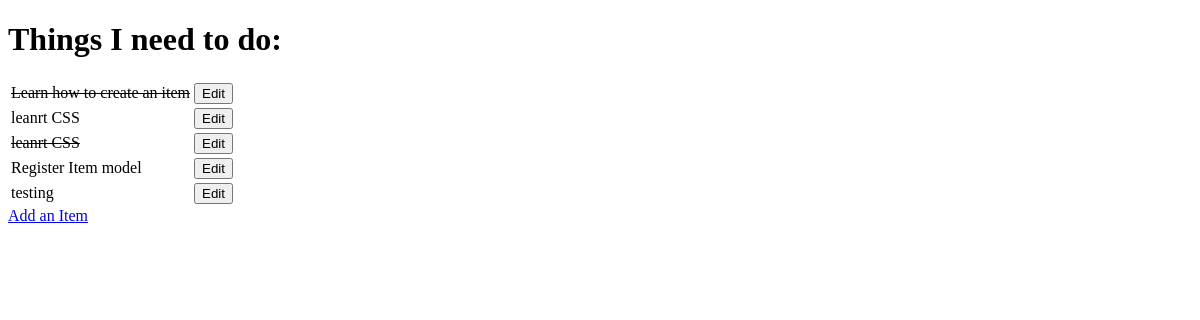
Before: / with the older database file.
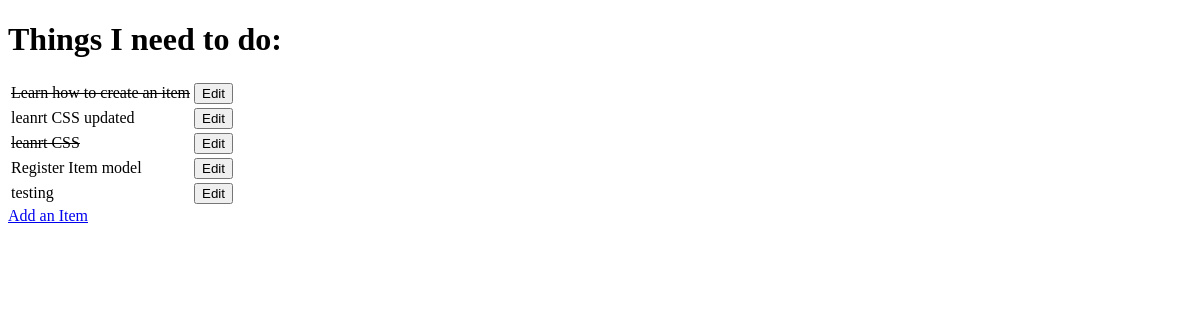
After: the same page with the newer database file.
### APP_NAME/models.py (models this page shows, shortened)
class Item(models.Model):
    name = models.CharField(max_length=50, null=False, blank=False)
    done = models.BooleanField(null=False, blank=False, default=False)

### APP_NAME/views.py (the view)
# urls.py: path('', get_todo_list, name='get_todo_list'),
def get_todo_list(request):
    items = Item.objects.all()
    context = {
        'items': items
    }
    return render(request, 'todo/todo_list.html', context)

### APP_NAME/templates/todo/todo_list.html (shortened to what this page needs)
<!DOCTYPE html>
<html lang="en">
  <head>
  </head>
  <body>
    <h1>Things I need to do:</h1>
    <table>
      {% for item in items %}
      <tr>
        {% if item.done %}
        <td><strike>{{ item.name }}</strike></td>
        {% else %}
        <td>{{ item.name }}</td>
        {% endif %}
        <td>
          <a href="/edit/{{ item.id }}">
            <button>Edit</button>
          </a>
        </td>
        {% empty %}
      </tr>
      <tr></tr>
      {% endfor %}
    </table>
    <a href="/add">Add an Item</a>
  </body>
</html>

Changed rows visible on the page:
changed Item: name "leanrt CSS" → "leanrt CSS updated"
